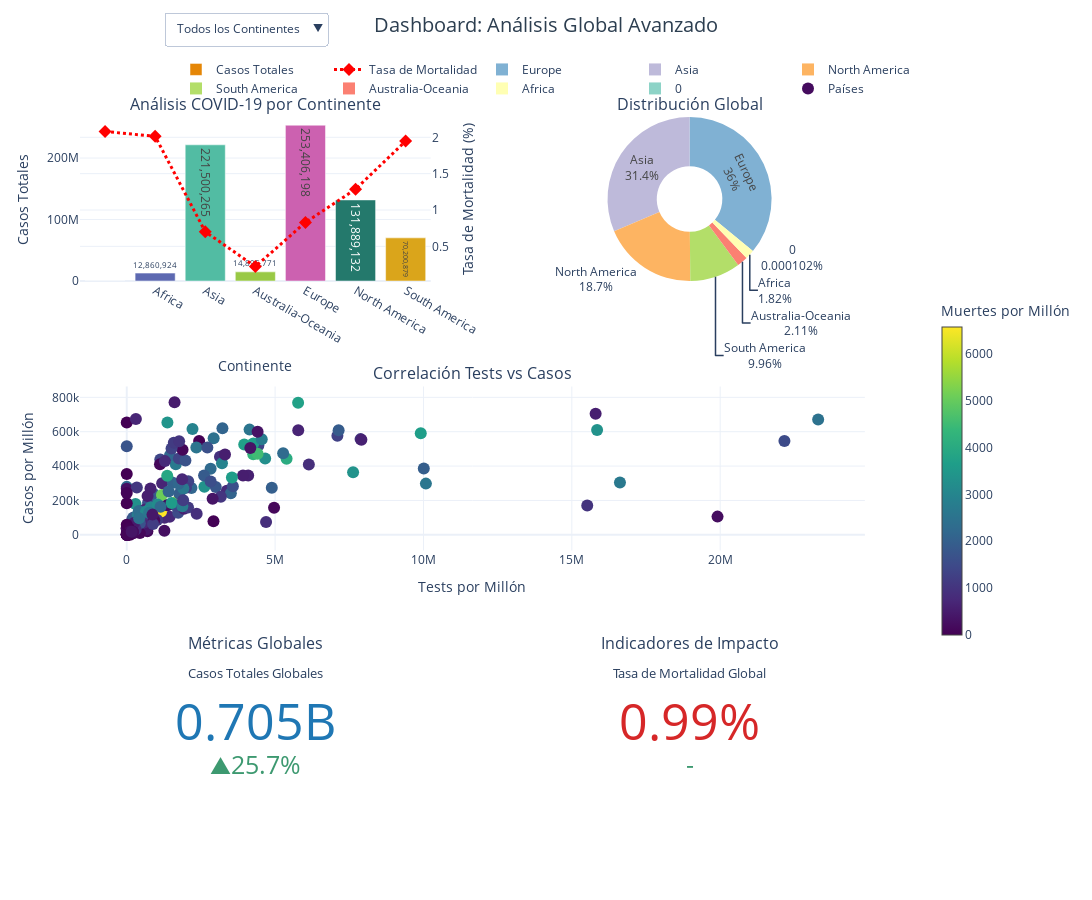

Notebook code for this chart:
### Markdown cell above
# Dashboard COVID-19: Análisis Avanzado y Métricas Multinivel

## Descripción General
Dashboard interactivo que visualiza datos globales de COVID-19 con múltiples niveles de análisis y capacidades de filtrado.

## Características
- **Análisis Continental**: Gráfico de barras mostrando casos por continente con superposición de tasa de mortalidad
- **Distribución Global**: Gráfico de dona mostrando la distribución de casos entre continentes
- **Comparación entre Países**: Gráfico de dispersión comparando tasas de pruebas y casos por millón
- **Métricas Clave**: Indicadores dinámicos de cobertura de pruebas y tasas de recuperación
- **Selector Interactivo**: Filtro por continente para análisis regional detallado

## Componentes

### 1. Panel de Visualización Principal
- Gráfico de Barras + Línea
  - Casos por Continente (barras)
  - Tasa de Mortalidad (línea)
  - Detalles interactivos al pasar el cursor

### 2. Panel de Distribución
- Gráfico de Dona
  - Distribución porcentual de casos
  - Código de colores por continente

### 3. Análisis Comparativo
- Gráfico de Dispersión
  - Eje X: Pruebas por Millón
  - Eje Y: Casos por Millón
  - Escala de color: Tasa de Recuperación
  - Detalles específicos por país al pasar el cursor

### 4. Indicadores Métricos
- Cobertura de Pruebas
  - Promedio de pruebas por millón
  - Comparación con la mediana
- Tasa de Recuperación
  - Porcentaje global de recuperación
  - Comparación con objetivo

## Uso
1. Utilizar el selector de continente para filtrar datos
2. Pasar el cursor sobre los elementos para información detallada
3. Hacer clic en elementos de la leyenda para alternar visibilidad
4. Comparar métricas entre regiones

### Code cell
def crear_dashboard_avanzado():
    fig = make_subplots(
        rows=3, cols=2,
        specs=[[{"secondary_y": True}, {"type": "domain"}],
               [{"colspan": 2}, None],
               [{"type": "indicator"}, {"type": "indicator"}]],
        subplot_titles=("Análisis COVID-19 por Continente", "Distribución Global",
                       "Correlación Tests vs Casos",
                       "Métricas Globales", "Indicadores de Impacto"),
        vertical_spacing=0.15,
        horizontal_spacing=0.1
    )

    # Prepare data aggregations
    datos_globales = df.groupby('continent').agg({
        'cases': 'sum',
        'deaths': 'sum',
        'recovered': 'sum',
        'active': 'sum',
        'population': 'sum',
        'critical': 'sum'
    }).reset_index()

    datos_globales['mortality_rate'] = (datos_globales['deaths'] / datos_globales['cases'] * 100)
    datos_globales['recovery_rate'] = (datos_globales['recovered'] / datos_globales['cases'] * 100)

    # Bar chart
    bar_trace = go.Bar(
        name='Casos Totales',
        x=datos_globales['continent'],
        y=datos_globales['cases'],
        text=datos_globales['cases'].apply(lambda x: f'{x:,.0f}'),
        textposition='auto',
        marker_color=px.colors.qualitative.Vivid,
        customdata=np.stack((
            datos_globales['deaths'],
            datos_globales['recovered'],
            datos_globales['active'],
            datos_globales['critical']
        ), axis=-1),
        hovertemplate=(
            "<b>%{x}</b><br>" +
            "Casos: %{y:,.0f}<br>" +
            "Muertes: %{customdata[0]:,.0f}<br>" +
            "Recuperados: %{customdata[1]:,.0f}<br>" +
            "Activos: %{customdata[2]:,.0f}<br>" +
            "Críticos: %{customdata[3]:,.0f}<br>" +
            "<extra></extra>"
        )
    )
    fig.add_trace(bar_trace, row=1, col=1)

    # Mortality rate line
    line_trace = go.Scatter(
        name='Tasa de Mortalidad',
        x=datos_globales['continent'],
        y=datos_globales['mortality_rate'],
        mode='lines+markers',
        line=dict(color='red', width=3, dash='dot'),
        marker=dict(size=10, symbol='diamond'),
        yaxis='y2'
    )
    fig.add_trace(line_trace, secondary_y=True, row=1, col=1)

    # Donut chart
    pie_trace = go.Pie(
        labels=datos_globales['continent'],
        values=datos_globales['cases'],
        hole=0.4,
        textinfo='label+percent',
        marker=dict(colors=px.colors.qualitative.Set3),
        textfont=dict(size=12),
        hoverinfo='label+percent+value'
    )
    fig.add_trace(pie_trace, row=1, col=2)

    # Scatter plot
    scatter_trace = go.Scatter(
        name='Países',
        x=df['testsPerOneMillion'],
        y=df['casesPerOneMillion'],
        mode='markers',
        marker=dict(
            size=12,
            color=df['deathsPerOneMillion'],
            colorscale='Viridis',
            showscale=True,
            colorbar=dict(
                title='Muertes por Millón',
                thickness=20,
                len=0.5
            )
        ),
        text=df['country'],
        customdata=np.stack((
            df['deaths'],
            df['recovered'],
            df['active'],
            df['critical']
        ), axis=-1),
        hovertemplate=(
            "<b>%{text}</b><br>" +
            "Tests/Millón: %{x:,.0f}<br>" +
            "Casos/Millón: %{y:,.0f}<br>" +
            "Muertes: %{customdata[0]:,.0f}<br>" +
            "Recuperados: %{customdata[1]:,.0f}<br>" +
            "Activos: %{customdata[2]:,.0f}<br>" +
            "Críticos: %{customdata[3]:,.0f}<br>" +
            "<extra></extra>"
        )
    )
    fig.add_trace(scatter_trace, row=2, col=1)

    # Indicators
    fig.add_trace(
        go.Indicator(
            mode="number+delta",
            value=df['cases'].sum(),
            title={'text': "Casos Totales Globales"},
            delta={'reference': df['recovered'].sum(),
                   'relative': True,
                   'valueformat': '.1%'},
            number={'font': {'size': 50, 'color': '#1f77b4'}}
        ),
        row=3, col=1
    )

    fig.add_trace(
        go.Indicator(
            mode="number+delta",
            value=df['deaths'].sum()/df['cases'].sum()*100,
            title={'text': "Tasa de Mortalidad Global"},
            number={'suffix': "%",
                   'font': {'size': 50, 'color': '#d62728'},
                   'valueformat': '.2f'}
        ),
        row=3, col=2
    )

    # Update menus configuration with fixed "Todos los Continentes" button
    buttons = [dict(
        args=[{
            "x": [datos_globales['continent'], datos_globales['continent']],
            "y": [datos_globales['cases'], datos_globales['mortality_rate']],
            "visible": [True] * len(fig.data)
        }],
        label="Todos los Continentes",
        method="update"
    )]

    for continent in datos_globales['continent'].unique():
        continent_data = datos_globales[datos_globales['continent'] == continent]
        buttons.append(dict(
            args=[{
                "x": [[continent], [continent]],
                "y": [[continent_data['cases'].values[0]], [continent_data['mortality_rate'].values[0]]],
                "visible": [True] * len(fig.data)
            }],
            label=continent,
            method="update"
        ))

    fig.update_layout(
        updatemenus=[{
            "buttons": buttons,
            "direction": "down",
            "showactive": True,
            "x": 0.1,
            "y": 1.15,
            "xanchor": "left",
            "yanchor": "top"
        }],
        title={
            'text': 'Dashboard: Análisis Global Avanzado',
            'y': 0.98,
            'x': 0.5,
            'xanchor': 'center',
            'yanchor': 'top',
            'font': dict(size=20, color='#2c3e50')
        },
        height=900,
        width=1100,
        template='plotly_white',
        showlegend=True,
        legend=dict(
            orientation="h",
            yanchor="bottom",
            y=1.02,
            xanchor="right",
            x=1,
            bgcolor='rgba(255, 255, 255, 0.8)'
        ),
        hoverlabel=dict(
            bgcolor="white",
            font_size=12,
            font_family="Arial"
        )
    )

    # Update axes labels
    fig.update_xaxes(title_text="Continente", row=1, col=1)
    fig.update_yaxes(title_text="Casos Totales", row=1, col=1)
    fig.update_yaxes(title_text="Tasa de Mortalidad (%)", secondary_y=True, row=1, col=1)
    fig.update_xaxes(title_text="Tests por Millón", row=2, col=1)
    fig.update_yaxes(title_text="Casos por Millón", row=2, col=1)

    return fig

# Generate and display dashboard
dashboard = crear_dashboard_avanzado()
dashboard.show()

### Figure 1 — Plotly figure (JSON) as saved in the notebook; plotly's stock layout.template omitted (floating-point values rounded to 4 significant figures; data arrays with more than 128 entries replaced by an {"elided": "..."} marker saying what was removed)
{"data": [{"customdata": [[15, 706, 0, 0], [258892, 9211514, 3390518, 389], [1553662, 108524029, 111422574, 370], [33015, 14615509, 247247, 6], [2101824, 235797174, 15507200, 401], [1695941, 126483239, 3709952, 1083], [1367332, 65935495, 2898052, 628]], "hovertemplate": "<b>%{x}</b><br>Casos: %{y:,.0f}<br>Muertes: %{customdata[0]:,.0f}<br>Recuperados: %{customdata[1]:,.0f}<br>Activos: %{customdata[2]:,.0f}<br>Críticos: %{customdata[3]:,.0f}<br><extra></extra>", "marker": {"color": ["rgb(229, 134, 6)", "rgb(93, 105, 177)", "rgb(82, 188, 163)", "rgb(153, 201, 69)", "rgb(204, 97, 176)", "rgb(36, 121, 108)", "rgb(218, 165, 27)", "rgb(47, 138, 196)", "rgb(118, 78, 159)", "rgb(237, 100, 90)", "rgb(165, 170, 153)"]}, "name": "Casos Totales", "text": ["721", "12,860,924", "221,500,265", "14,895,771", "253,406,198", "131,889,132", "70,200,879"], "textposition": "auto", "type": "bar", "x": ["", "Africa", "Asia", "Australia-Oceania", "Europe", "North America", "South America"], "xaxis": "x", "y": [721, 12860924, 221500265, 14895771, 253406198, 131889132, 70200879], "yaxis": "y"}, {"line": {"color": "red", "dash": "dot", "width": 3}, "marker": {"size": 10, "symbol": "diamond"}, "mode": "lines+markers", "name": "Tasa de Mortalidad", "type": "scatter", "x": ["", "Africa", "Asia", "Australia-Oceania", "Europe", "North America", "South America"], "xaxis": "x", "y": [2.08, 2.013, 0.7014, 0.2216, 0.8294, 1.286, 1.948], "yaxis": "y2"}, {"domain": {"x": [0.52, 0.94], "y": [0.7667, 1.0]}, "hole": 0.4, "hoverinfo": "label+percent+value", "labels": ["", "Africa", "Asia", "Australia-Oceania", "Europe", "North America", "South America"], "marker": {"colors": ["rgb(141,211,199)", "rgb(255,255,179)", "rgb(190,186,218)", "rgb(251,128,114)", "rgb(128,177,211)", "rgb(253,180,98)", "rgb(179,222,105)", "rgb(252,205,229)", "rgb(217,217,217)", "rgb(188,128,189)", "rgb(204,235,197)", "rgb(255,237,111)"]}, "textfont": {"size": 12}, "textinfo": "label+percent", "type": "pie", "values": [721, 12860924, 221500265, 14895771, 253406198, 131889132, 70200879]}, {"customdata": {"elided": "231x4 int values"}, "hovertemplate": "<b>%{text}</b><br>Tests/Millón: %{x:,.0f}<br>Casos/Millón: %{y:,.0f}<br>Muertes: %{customdata[0]:,.0f}<br>Recuperados: %{customdata[1]:,.0f}<br>Activos: %{customdata[2]:,.0f}<br>Críticos: %{customdata[3]:,.0f}<br><extra></extra>", "marker": {"color": {"elided": "231 int values"}, "colorbar": {"len": 0.5, "thickness": 20, "title": {"text": "Muertes por Millón"}}, "colorscale": [[0, "#440154"], [0.1111, "#482878"], [0.2222, "#3e4989"], [0.3333, "#31688e"], [0.4444, "#26828e"], [0.5556, "#1f9e89"], [0.6667, "#35b779"], [0.7778, "#6ece58"], [0.8889, "#b5de2b"], [1, "#fde725"]], "showscale": true, "size": 12}, "mode": "markers", "name": "Países", "text": {"elided": "231 str values"}, "type": "scatter", "x": {"elided": "231 int values"}, "xaxis": "x2", "y": {"elided": "231 int values"}, "yaxis": "y3"}, {"delta": {"reference": 560567666, "relative": true, "valueformat": ".1%"}, "domain": {"x": [0, 0.42], "y": [0, 0.2333]}, "mode": "number+delta", "number": {"font": {"color": "#1f77b4", "size": 50}}, "title": {"text": "Casos Totales Globales"}, "type": "indicator", "value": 704753890}, {"domain": {"x": [0.52, 0.94], "y": [0, 0.2333]}, "mode": "number+delta", "number": {"font": {"color": "#d62728", "size": 50}, "suffix": "%", "valueformat": ".2f"}, "title": {"text": "Tasa de Mortalidad Global"}, "type": "indicator", "value": 0.9948}], "layout": {"annotations": [{"font": {"size": 16}, "showarrow": false, "text": "Análisis COVID-19 por Continente", "x": 0.21, "xanchor": "center", "xref": "paper", "y": 1.0, "yanchor": "bottom", "yref": "paper"}, {"font": {"size": 16}, "showarrow": false, "text": "Distribución Global", "x": 0.73, "xanchor": "center", "xref": "paper", "y": 1.0, "yanchor": "bottom", "yref": "paper"}, {"font": {"size": 16}, "showarrow": false, "text": "Correlación Tests vs Casos", "x": 0.47, "xanchor": "center", "xref": "paper", "y": 0.6167, "yanchor": "bottom", "yref": "paper"}, {"font": {"size": 16}, "showarrow": false, "text": "Métricas Globales", "x": 0.21, "xanchor": "center", "xref": "paper", "y": 0.2333, "yanchor": "bottom", "yref": "paper"}, {"font": {"size": 16}, "showarrow": false, "text": "Indicadores de Impacto", "x": 0.73, "xanchor": "center", "xref": "paper", "y": 0.2333, "yanchor": "bottom", "yref": "paper"}], "height": 900, "hoverlabel": {"bgcolor": "white", "font": {"family": "Arial", "size": 12}}, "legend": {"bgcolor": "rgba(255, 255, 255, 0.8)", "orientation": "h", "x": 1, "xanchor": "right", "y": 1.02, "yanchor": "bottom"}, "showlegend": true, "title": {"font": {"color": "#2c3e50", "size": 20}, "text": "Dashboard: Análisis Global Avanzado", "x": 0.5, "xanchor": "center", "y": 0.98, "yanchor": "top"}, "updatemenus": [{"buttons": [{"args": [{"visible": [true, true, true, true, true, true], "x": [["", "Africa", "Asia", "Australia-Oceania", "Europe", "North America", "South America"], ["", "Africa", "Asia", "Australia-Oceania", "Europe", "North America", "South America"]], "y": [[721, 12860924, 221500265, 14895771, 253406198, 131889132, 70200879], [2.08, 2.013, 0.7014, 0.2216, 0.8294, 1.286, 1.948]]}], "label": "Todos los Continentes", "method": "update"}, {"args": [{"visible": [true, true, true, true, true, true], "x": [[""], [""]], "y": [[721], [2.08]]}], "label": "", "method": "update"}, {"args": [{"visible": [true, true, true, true, true, true], "x": [["Africa"], ["Africa"]], "y": [[12860924], [2.013]]}], "label": "Africa", "method": "update"}, {"args": [{"visible": [true, true, true, true, true, true], "x": [["Asia"], ["Asia"]], "y": [[221500265], [0.7014]]}], "label": "Asia", "method": "update"}, {"args": [{"visible": [true, true, true, true, true, true], "x": [["Australia-Oceania"], ["Australia-Oceania"]], "y": [[14895771], [0.2216]]}], "label": "Australia-Oceania", "method": "update"}, {"args": [{"visible": [true, true, true, true, true, true], "x": [["Europe"], ["Europe"]], "y": [[253406198], [0.8294]]}], "label": "Europe", "method": "update"}, {"args": [{"visible": [true, true, true, true, true, true], "x": [["North America"], ["North America"]], "y": [[131889132], [1.286]]}], "label": "North America", "method": "update"}, {"args": [{"visible": [true, true, true, true, true, true], "x": [["South America"], ["South America"]], "y": [[70200879], [1.948]]}], "label": "South America", "method": "update"}], "direction": "down", "showactive": true, "x": 0.1, "xanchor": "left", "y": 1.15, "yanchor": "top"}], "width": 1100, "xaxis": {"anchor": "y", "domain": [0, 0.42], "title": {"text": "Continente"}}, "xaxis2": {"anchor": "y3", "domain": [0, 0.94], "title": {"text": "Tests por Millón"}}, "yaxis": {"anchor": "x", "domain": [0.7667, 1.0], "title": {"text": "Casos Totales"}}, "yaxis2": {"anchor": "x", "overlaying": "y", "side": "right", "title": {"text": "Tasa de Mortalidad (%)"}}, "yaxis3": {"anchor": "x2", "domain": [0.3833, 0.6167], "title": {"text": "Casos por Millón"}}}}
